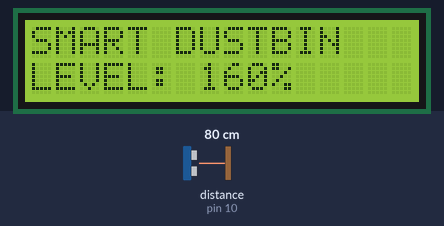
Recording of a sketch running on a simulated Arduino Uno, built with avr-gcc and run on an emulated ATmega328P. Parts: 16×2 character LCD. Wiring (inferred from the names in the program): ultrasonic range finder: trigger pin 11; echo pin 10. The inputs (shaded band) are chosen by the test bench; at power-on: distance to the obstacle (sensor on pin 10) 80 cm. The echo pulse lasts 58.3 µs per cm; what the sketch prints to the serial monitor is not drawn.

Above: at 2.6 s.
2.7 s: distance to the obstacle (sensor on pin 10) set to 2 cm
At 7.3 s:
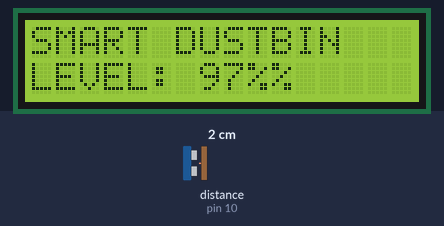
7.6 s: distance to the obstacle (sensor on pin 10) set to 4 cm
At 11.2 s:
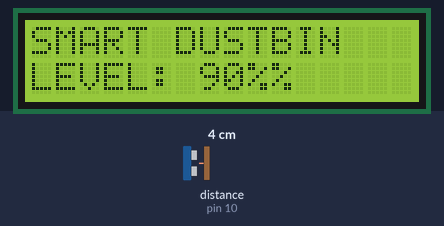
11.6 s: distance to the obstacle (sensor on pin 10) set to 9 cm
At 14.9 s:
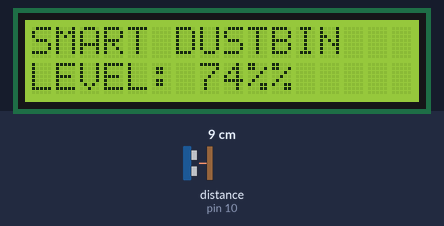
Timing chart, 0 to 16.4 s (numbered marks = the images above; inputs shaded):
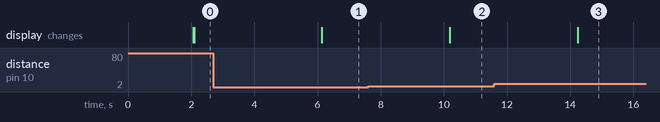

The sketch:

LCD___US.ino
```cpp
#include <LiquidCrystal.h>

LiquidCrystal lcd(6 , 7, 5, 4, 3, 2);
const int trigPin = 11;
const int echoPin = 10;
long duration;
int distanceCm, distanceInch, fill;

void setup() {

lcd.begin(16,2); // Initializes the interface to the LCD screen, and specifies the dimensions (width and height) of the display
pinMode(trigPin, OUTPUT);
pinMode(echoPin, INPUT);

Serial.begin(9600);
}

void loop() {

digitalWrite(trigPin, LOW);
delayMicroseconds(2);
digitalWrite(trigPin, HIGH);
delayMicroseconds(10);
digitalWrite(trigPin, LOW);

duration = pulseIn(echoPin, HIGH);
distanceCm= duration*0.034/2;
distanceInch = duration*0.0133/2;
fill=1;
fill=(distanceCm)*100;
fill/=30;
fill-=100;

if(fill<0){
  fill*=-1;
}

         Serial.print("Distance : ");
         Serial.print(distanceCm);
         Serial.print(" cm .    Level : ");
         Serial.println(fill);
delay(2000);

lcd.setCursor(0,0); // Sets the location at which subsequent text written to the LCD will be displayed
lcd.print("SMART DUSTBIN");
delay(10);
lcd.setCursor(0,1);
lcd.print("LEVEL: ");
lcd.print(fill);
lcd.print("%");
delay(10);

}
```

Measured:
- after the input at 2.7 s, the display: changes after 3.4 s (image 1)
- after the input at 7.6 s, the display: changes after 2.6 s (image 2)
- after the input at 11.6 s, the display: changes after 2.6 s (image 3)
